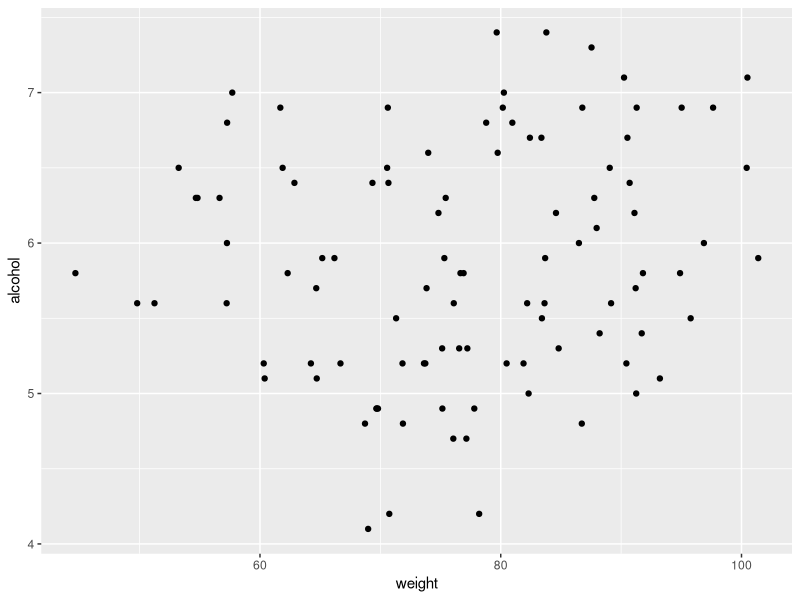
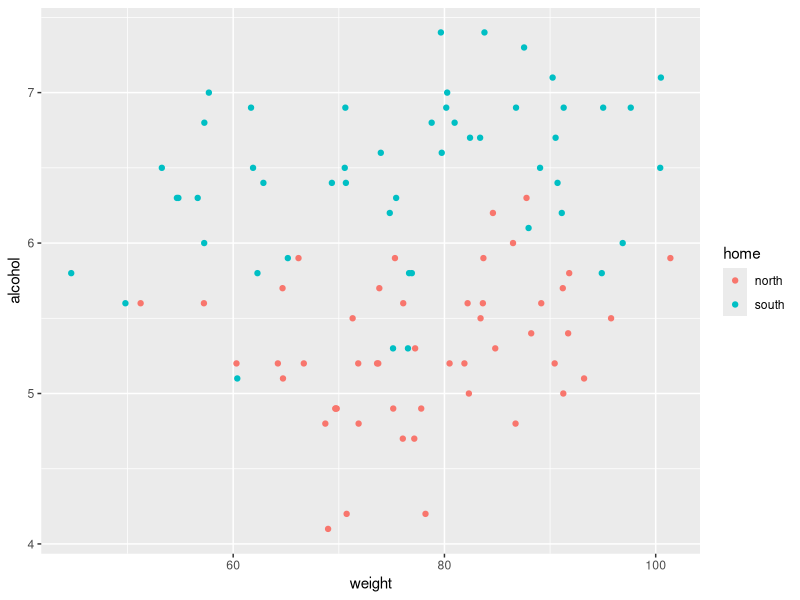
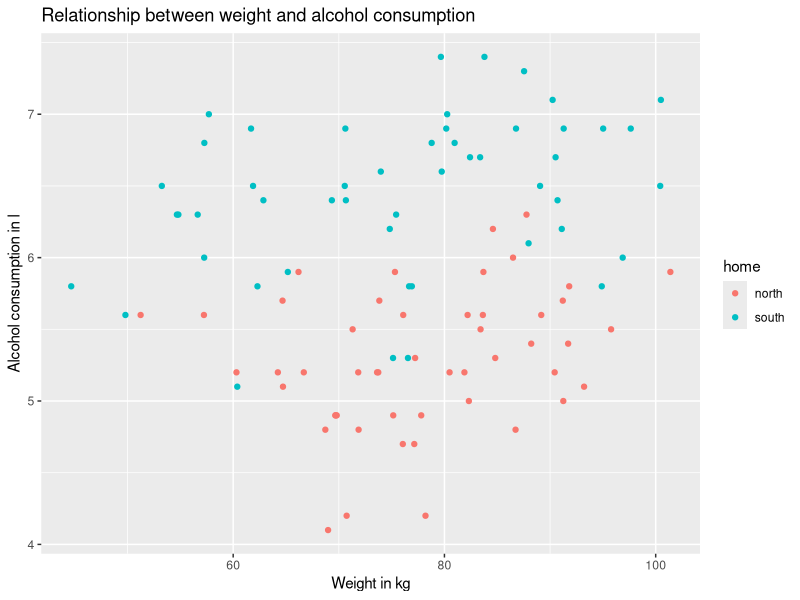
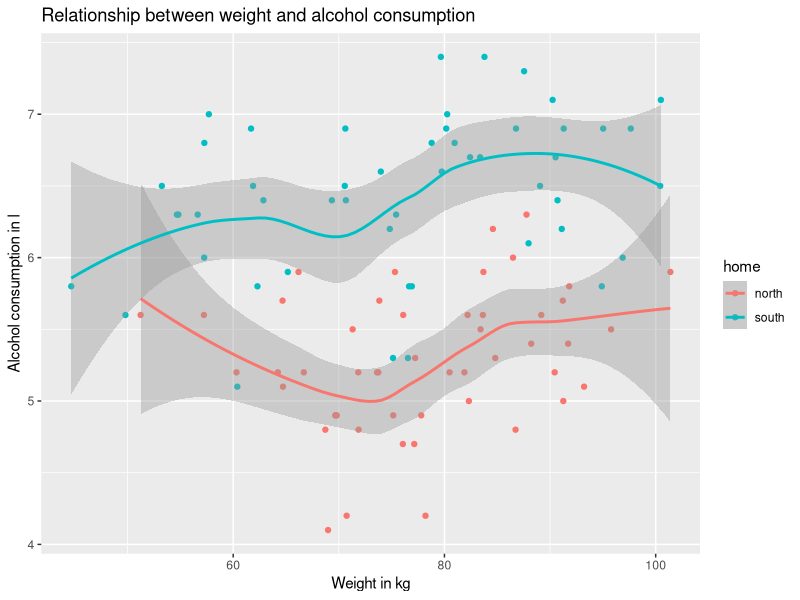
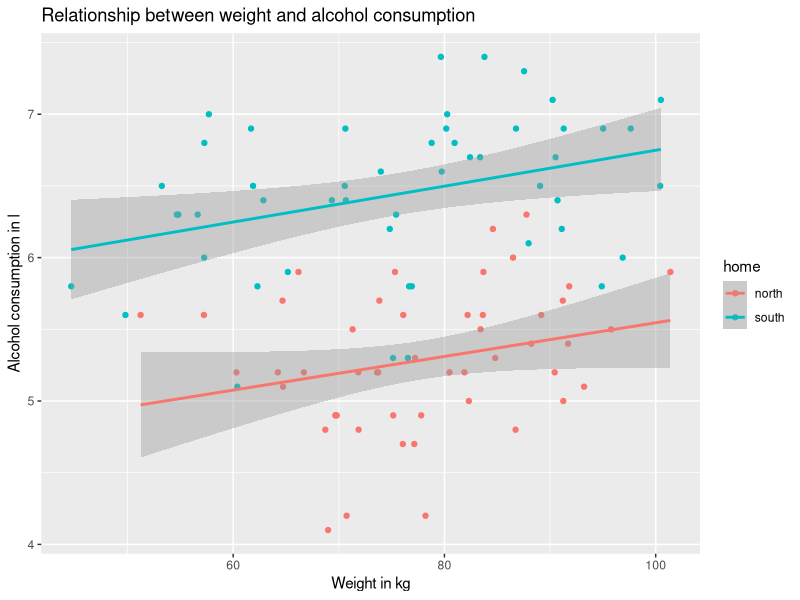
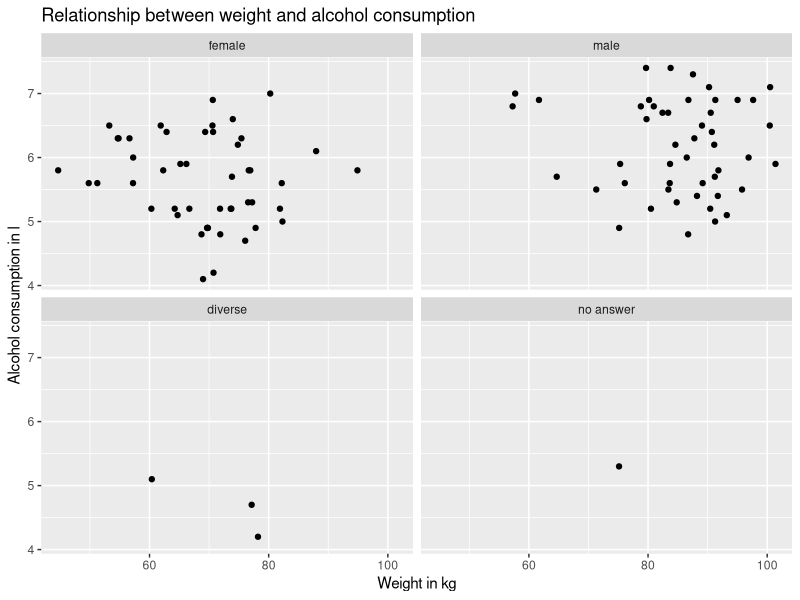
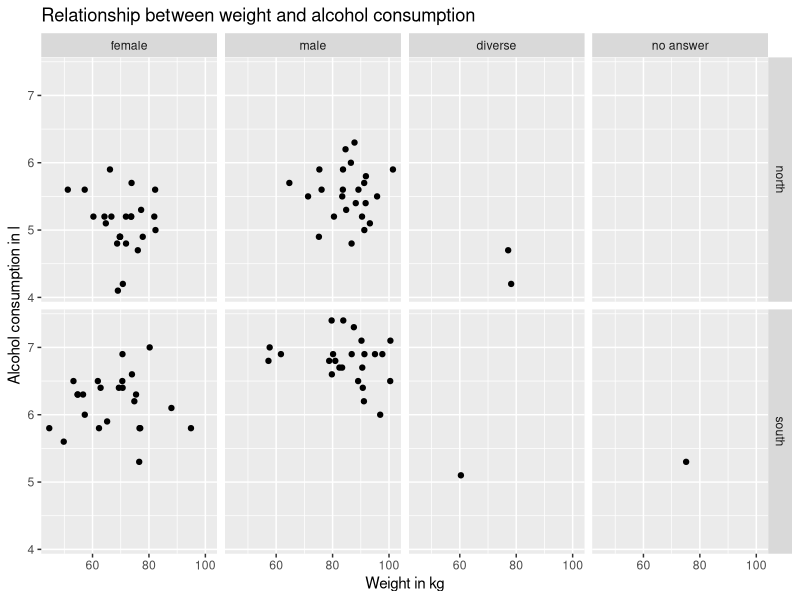
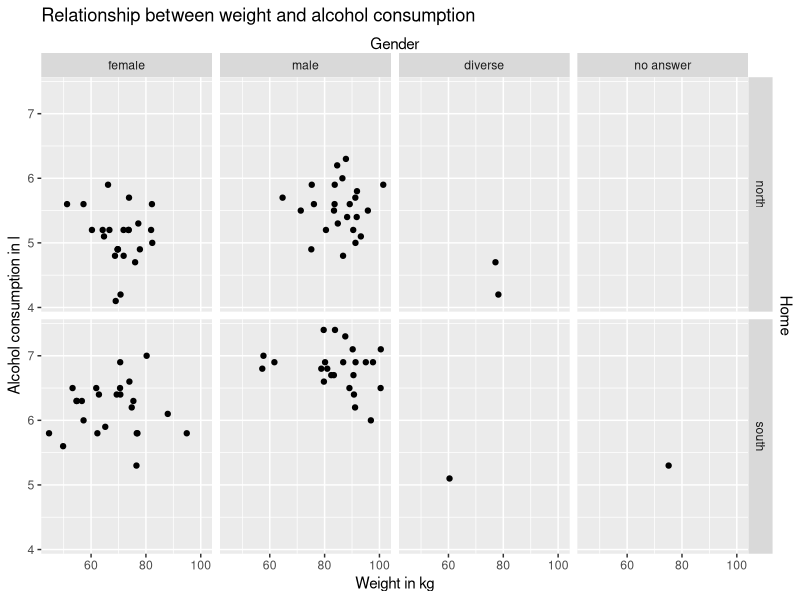

Source code (R) for these figures, in order: (Note: this script raises an error after producing the figures.)
## ---- chunk 1
#install.packages("ggplot2")
#install.packages("psych")
## ---- chunk 2
#install.packages(c("colorBlindness", "directlabels", "dplyr", "gameofthrones", "ggforce", "gghighlight", "ggnewscale", "ggplot2", "ggraph", "ggrepel", "ggtext", "ggthemes", "hexbin", "Hmisc", "mapproj", "maps", "munsell", "ozmaps", "paletteer", "patchwork", "rmapshaper", "scico", "seriation", "sf", "stars", "tidygraph", "tidyr", "wesanderson"))
## ---- chunk 3
library(ggplot2)
library(psych)

setwd("C:/Users/bente/Documents/Studium/BachelorPsychologie/Projekte/KlinMethGoettingen/Vorkurs")
## ---- chunk 4
dat = read.csv("consumption_ophase.csv")

dat$gender = factor(dat$gender, levels=1:4, labels=c("female", "male", "diverse", "no answer"))
dat$home = factor(dat$home, levels=1:2, labels=c("north", "south"))
## ---- chunk 5
ggplot(dat, aes(x = weight, y = alcohol)) + 
  geom_point()
## ---- chunk 6
p = ggplot(dat, aes(weight, alcohol, color = home)) + 
  geom_point()
p
## ---- chunk 7
p = p + 
  labs(x = "Weight in kg", y = "Alcohol consumption in l") +
  ggtitle("Relationship between weight and alcohol consumption")
p
## ---- chunk 8
p +
  geom_smooth()
## ---- chunk 9
p +
  geom_smooth(method = "lm")
## ---- chunk 10
ggplot(dat, aes(weight, alcohol)) + 
  geom_point() + 
  facet_wrap(~gender)+
  labs(x = "Weight in kg", y = "Alcohol consumption in l") +
  ggtitle("Relationship between weight and alcohol consumption")
## ---- chunk 11
p = ggplot(dat, aes(weight, alcohol)) + 
  geom_point() + 
  facet_grid(home~gender)+
  labs(x = "Weight in kg", y = "Alcohol consumption in l") +
  ggtitle("Relationship between weight and alcohol consumption")
p
## ---- chunk 12
p = p +
  scale_y_continuous(sec.axis = sec_axis(~ . , name = "Home", breaks = NULL, labels = NULL)) +
  scale_x_continuous(sec.axis = sec_axis(~ . , name = "Gender", breaks = NULL, labels = NULL))
p
## ---- chunk 13
#Speichern der Graphik

## Graphikobjekt wird mittels ggsave als Graphik in working directory gespeichert
ggsave("plot.png", p, width = 5, height = 5)
## ---- chunk 14
ggplot(dat, aes(alcohol)) + geom_histogram() + facet_wrap(~gender)
## ---- chunk 15
ggplot(dat, aes(alcohol)) + geom_bar() + facet_wrap(~gender) + labs(x = "Alcohol consumption in l", y = "Count") + ggtitle("Alcohol consumption by gender") + ylim(0,10)

## ---- chunk 16
ggplot(dat, aes(home, visited)) + 
  geom_jitter(width = 0.2, height = 0)
## ---- chunk 17
ggplot(dat, aes(home, visited)) + geom_violin() + geom_point() + geom_jitter(width = 0.2, height = 0)
## ---- chunk 18
# Mit violin plot und Mittelwert mit Fehlerbalken
ggplot(dat, aes(home, visited)) + geom_violin() + geom_point() +
  geom_jitter(width = 0.2, height = 0) +
  geom_point(stat="summary",fun = mean,size=1.5, col = "red") +
  stat_summary(geom="errorbar", fun.data=mean_se, width=.2, col ="red")+
  theme_classic()
## ---- chunk 19
descriptives <- describeBy(visited ~ home, mat = TRUE, data = dat)
# Name des Faktors einfügen
names(descriptives)[names(descriptives) == "group1"] <- "home"
# Konfidenzintervall ausrechnen
descriptives$ci_95 <- descriptives$se*1.96
# Grafik machen
ggplot(descriptives, aes(x=home, y=mean)) + 
  geom_point() +
  geom_errorbar(aes(ymin=mean-ci_95, ymax=mean+ci_95), width=.1)+
  ggtitle("Visited events by home")+
  theme_classic()
## ---- chunk 20
ggplot(dat, aes(home, visited)) + 
  stat_summary(fun = mean, geom = "bar", fill = "dark blue") +
  stat_summary(fun.data = mean_se, geom = "errorbar", width=.3)+
  ggtitle("Visited events by home")+
  theme_classic()
## ---- chunk 21
pd <- position_dodge(1, preserve = "single") # setzt die Balken nebeneinander

ggplot(dat, aes(home, visited, fill = gender)) + 
  stat_summary(fun = mean, geom = "bar", position = pd) +
  stat_summary(fun.data = mean_se, geom = "errorbar", width=.3, position = pd)+
  ggtitle("Visited events by home and gender")+
  theme_classic()
## ---- chunk 22
ggplot(dat, aes(home, visited, color = gender)) + 
  stat_summary(fun = mean, geom = "point") +
  stat_summary(fun.data = mean_se, geom = "errorbar", width=.3)+
  ggtitle("Visited events by home and gender")+
  theme_classic()
## ---- chunk 23
pd <- position_dodge(0.4)

ggplot(dat, aes(home, visited, color = gender)) + 
  stat_summary(fun = mean, geom = "point", position=pd) +
  stat_summary(fun.data = mean_se, geom = "errorbar", position=pd, width=.3)+
  ggtitle("Visited events by home and gender")+
  theme_classic()
## ---- chunk 24
gender = c(rep(1, 48), rep(2, 48), rep(3, 3), 4)
home = c(rep(1, 24), rep(2, 24), rep(1, 24), rep(2, 24), 1, 1, 2, 2)
visited = round(5 + rnorm(100, 0, 1) + (gender == 1) * 3 + (home - 1) * 2)
alcohol = round(5 + 0.75 * scale(visited)[, 1] * 0.75 + 0.25 * (rnorm(100, 0, 1) + (gender == 2) * 5 + (home - 1) * 2), 1)
weight = 70 + rnorm(100, 0, 10) + (gender == 2) * 15

dat = data.frame(gender, home, visited, alcohol, weight)
dat = dat[sample(1:nrow(dat)), ]
dat$subjectNr = 1:nrow(dat)
write.csv(dat, "consumption_ophase.csv", row.names=F)
rm(gender, home, visited, alcohol, weight)
